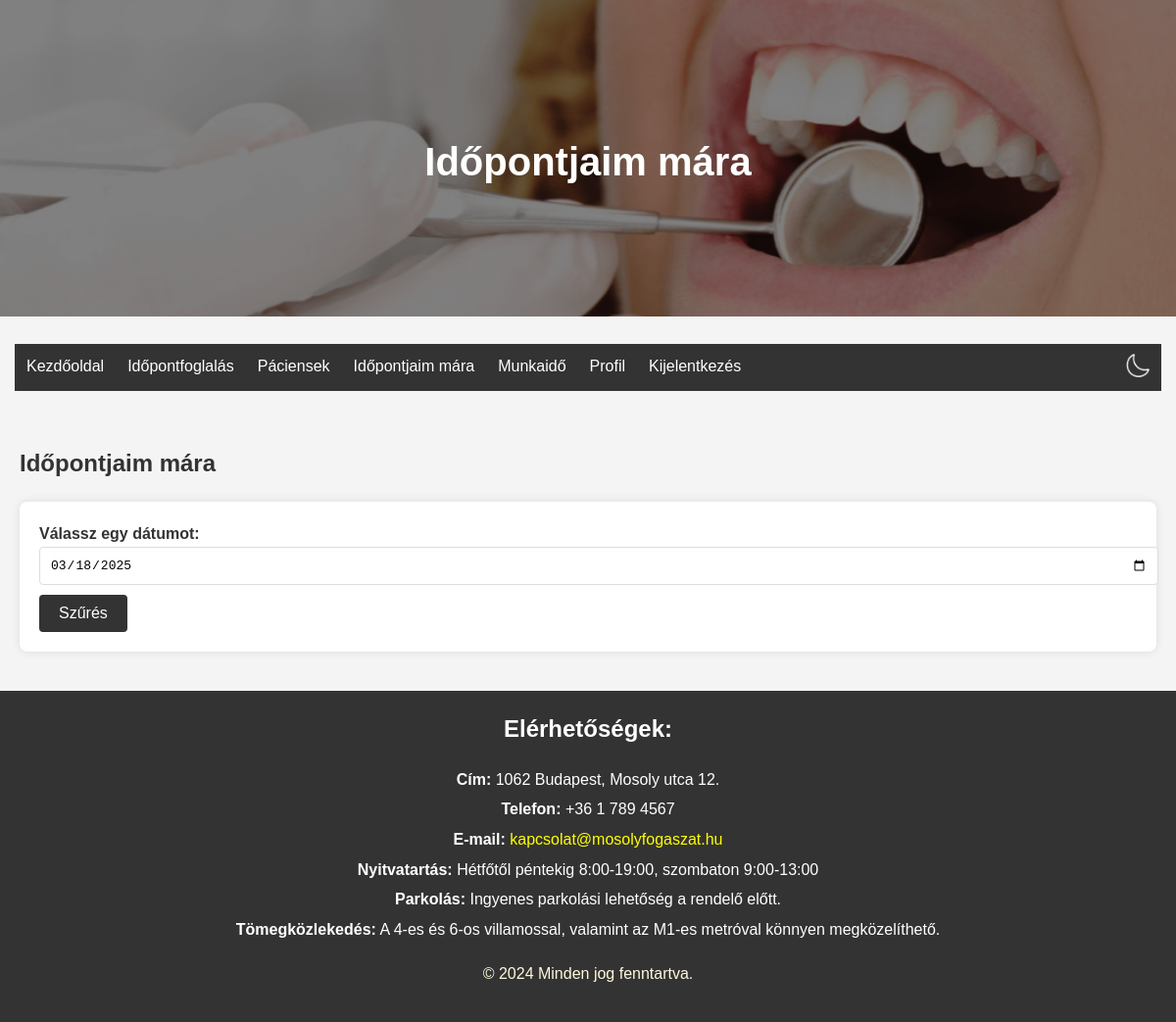
Before: /appointments_today/?date=2025-03-18 (signed in) with the older database file.
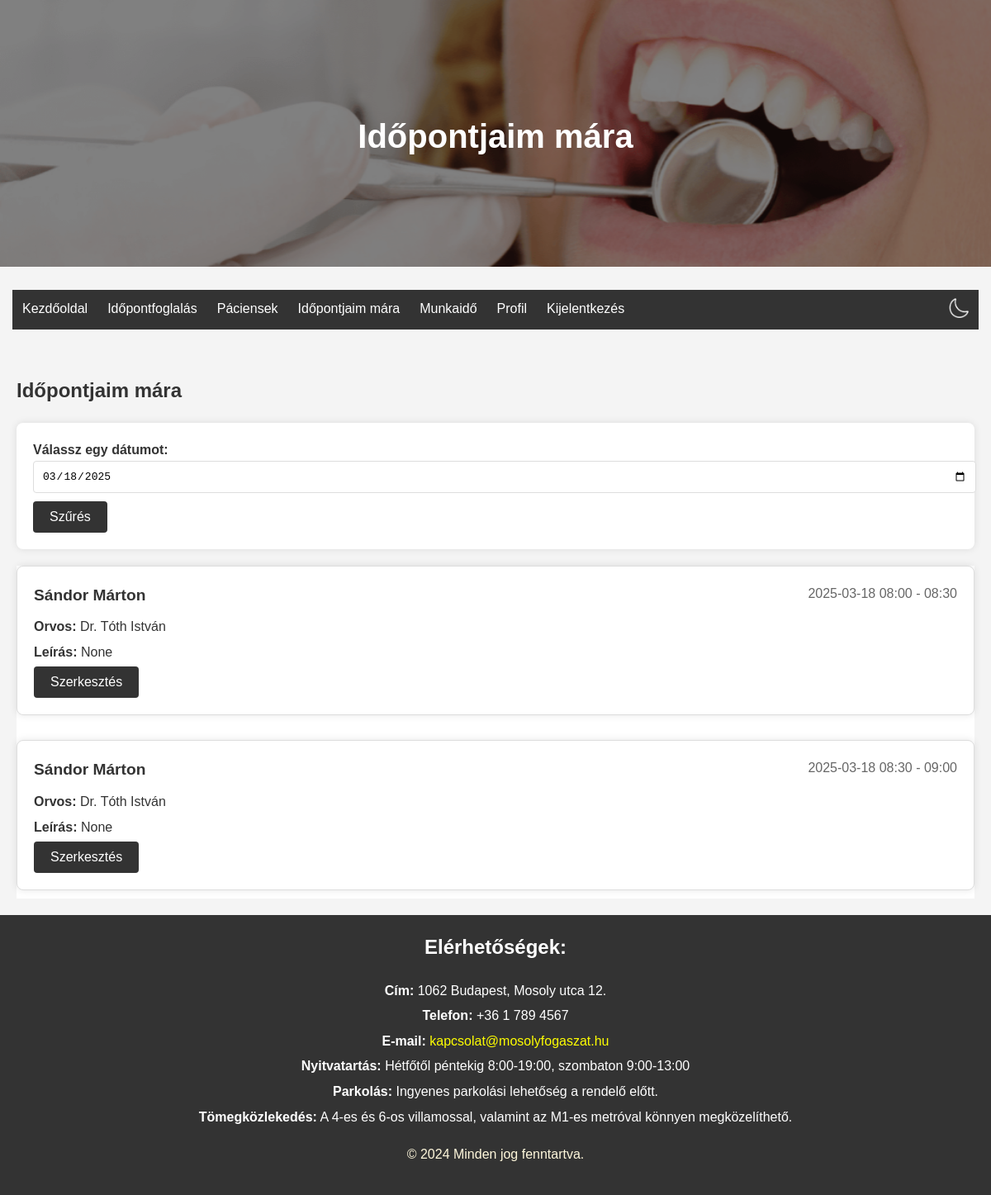
After: the same page with the newer database file.
### rendeloweboldal/models.py (models this page shows, shortened)
class Appointment(models.Model):
    id = models.UUIDField(primary_key=True, default=uuid4, editable=False)  # FHIR resource identifier
    patient = models.CharField(max_length=64, null=True, blank=True)  # Az időpontot foglaló páciens azonosítója
    practitioner = models.ForeignKey(Doctor, on_delete=models.CASCADE)  # Link to Practitioner resource
    treatment = models.ForeignKey(Treatment, on_delete=models.SET_NULL, null=True, blank=True)  # Link to Treatment
    start = models.DateTimeField()  # Kezdési időpont
    end = models.DateTimeField()  # Befejezési időpont
    status = models.CharField(max_length=64, null=True, blank=True)  # Időpont státusza (pl. foglalt, elérhető)
    custom_description = models.TextField(null=True, blank=True)  # Egyéb információk

class Patient(models.Model):
    id = models.CharField(max_length=64, primary_key=True)  # same as RendeloUser.id
    name = models.CharField(max_length=255)  # FHIR 'name' field
    gender = models.CharField(max_length=10, choices=[('male', 'Male'), ('female', 'Female')])
    birthDate = models.DateField(null=True, blank=True)  # FHIR 'birthDate' field
    telecom = models.CharField(max_length=255, null=True, blank=True)  # FHIR 'telecom' field for contact details

class Doctor(models.Model):
    id = models.CharField(max_length=64, primary_key=True)  # FHIR resource identifier
    name = models.CharField(max_length=255)
    photo = models.ImageField(upload_to='doctor_pictures/', null=True, blank=True)  # FHIR 'photo' field
    qualification = models.TextField(null=True, blank=True)  # FHIR 'qualification' field

### rendeloweboldal/views.py (the view)
# urls.py: path('appointments_today/', views.appointments_today_view, name='appointments_today'),
@login_required
def appointments_today_view(request):
    if not (request.user.is_staff and not request.user.is_superuser):
        return redirect('home')
    doctor = get_object_or_404(Doctor, id=request.user.id)
    selected_date = request.GET.get('date', timezone.now().strftime('%Y-%m-%d'))
    appointments = Appointment.objects.filter(practitioner=doctor, start__date=selected_date, patient__isnull=False).order_by('start')
    for appointment in appointments:
        patient = get_object_or_404(Patient, id=appointment.patient)
        appointment.patient_name = patient.name
    return render(request, 'appointments_today.html', {'appointments': appointments, 'selected_date': selected_date})

### rendeloweboldal/templates/appointments_today.html (shortened to what this page needs)
{% extends "base.html" %}
{% load static %}
{% block header_title %}Időpontjaim mára{% endblock %}
{% block content %}
<section class="appointments-today">
    <h2>Időpontjaim mára</h2>
    <form method="get" action="{% url 'appointments_today' %}">
        <label for="date">Válassz egy dátumot:</label>
        <input type="date" id="date" name="date" value="{{ selected_date }}">
        <button type="submit">Szűrés</button>
    </form>
    <div class="appointments">
        {% for appointment in appointments %}
        <div class="appointment">
            <div class="appointment-header">
                <span class="appointment-patient">{{ appointment.patient_name }}</span>
                <span class="appointment-time">{{ appointment.start|date:"Y-m-d H:i" }} - {{ appointment.end|date:"H:i" }}</span>
            </div>
            <p><strong>Orvos:</strong> {{ appointment.practitioner.name }}</p>
            <p><strong>Leírás:</strong> {{ appointment.custom_description }}</p>
            <button onclick="editAppointment('{{ appointment.id }}')">Szerkesztés</button>
        </div>
        {% endfor %}
    </div>
</section>
{% endblock %}

### rendeloweboldal/templates/base.html (shortened to what this page needs)
{% load static %}
<!DOCTYPE html>
<html lang="hu">
<head>
    <link rel="stylesheet" href="{% static 'css/style.css' %}">
    <link rel="stylesheet" id="color-scheme" href="{% static 'css/colors_light.css' %}">
</head>
<body>
    <header>
        <div class="header-container">
            <img src="{% static 'images/fooldal_kep.png' %}" alt="Főoldal fotó" class="header-image">
            <div class="overlay">
                <h1 class="header-title">{% block header_title %}Cím{% endblock %}</h1>
            </div>
        </div>
    </header>
    <nav>
        <ul class="navbar">
            <li><a href="{% url 'home' %}">Kezdőoldal</a></li>
            <li><a href="{% url 'book' %}">Időpontfoglalás</a></li>
            {% if user.is_authenticated and user.is_staff and not user.is_superuser %}
                <li><a href="{% url 'patients' %}">Páciensek</a></li>
                <li><a href="{% url 'appointments_today' %}">Időpontjaim mára</a></li>
                <li><a href="{% url 'working_hours' %}">Munkaidő</a></li>
            {% endif %}
            {% if user.is_authenticated %}
                <li><a href="{% url 'profile' %}">Profil</a></li>
                <li><a href="{% url 'logout' %}">Kijelentkezés</a></li>
            {% else %}
                <li><a href="{% url 'login' %}">Bejelentkezés</a></li>
            {% endif %}
            <li class="icon">
                <button onclick="toggleColorScheme()">
                    <img id="color-scheme-icon" src="{% static 'images/moon_icon.png' %}" alt="Sötét mód" style="width: 24px; height: 24px;">
                </button>
            </li>
        </ul>
    </nav>
    <main>
        {% block content %}{% endblock %}
    </main>
    <footer>
        <div class="contact-info">
            <h2>Elérhetőségek:</h2>
            <p><strong>Cím:</strong> 1062 Budapest, Mosoly utca 12.</p>
            <p><strong>Telefon:</strong> +36 1 789 4567</p>
            <p><strong>E-mail:</strong> <a href="mailto:kapcsolat@mosolyfogaszat.hu">kapcsolat@mosolyfogaszat.hu</a></p>
            <p><strong>Nyitvatartás:</strong> Hétfőtől péntekig 8:00-19:00, szombaton 9:00-13:00</p>
            <p><strong>Parkolás:</strong> Ingyenes parkolási lehetőség a rendelő előtt.</p>
            <p><strong>Tömegközlekedés:</strong> A 4-es és 6-os villamossal, valamint az M1-es metróval könnyen megközelíthető.</p>
        </div>
        <p class="copy">&copy; 2024 Minden jog fenntartva.</p>
    </footer>
</body>
</html>

### rendeloweboldal/static/Css/style.css (style rules this page uses)
body { font-family: Arial, sans-serif; line-height: 1.6; margin: 0; padding: 0; background-color: #f4f4f4; }
header { margin-bottom: 20px; }
.header-container { position: relative; text-align: center; color: white; height: auto; }
.header-image { width: 100%; height: auto; object-fit: cover; filter: brightness(50%); }
.overlay { position: absolute; top: 0; left: 0; width: 100%; height: 100%; display: flex; justify-content: center; align-items: center; }
.header-title { font-size: 2.5em; font-weight: bold; color: white; }
main { padding: 20px; }
form { background-color: white; padding: 20px; margin-bottom: 20px; border-radius: 8px; box-shadow: 0 0 10px rgba(0, 0, 0, 0.1); }
form label { font-weight: bold; }
form input, form select, form textarea { padding: 10px; border: 1px solid #ddd; border-radius: 4px; font-size: 1em; width: 100%; margin-bottom: 10px; }
form button { padding: 10px 20px; border: none; border-radius: 4px; background-color: #333; color: white; font-size: 1em; cursor: pointer; transition: background-color 0.3s; }
.navbar { display: flex; flex-wrap: wrap; list-style-type: none; margin: 0; padding: 0; background-color: #333; justify-content: flex-start; }
.navbar li { flex: 0 1 auto; }
.navbar li a { display: block; color: white; text-align: center; padding: 10px 12px; text-decoration: none; }
.navbar li:last-child { margin-left: auto; }
.navbar button { background: none; border: none; cursor: pointer; padding: 10px 12px; color: white; text-align: center; width: 100%; height: 100%; }
ul.navbar { list-style-type: none; margin: 15px; padding: 0; overflow: hidden; background-color: #333; }
ul.navbar li { float: left; }
ul.navbar li a { display: block; color: white; text-align: center; padding: 10px 12px; text-decoration: none; }
footer { background-color: #333; color: white; padding: 20px; text-align: center; }
.contact-info { margin-bottom: 20px; }
.contact-info h2 { margin-top: 0; }
.contact-info p { margin: 5px 0; }
.contact-info a { color: #ffcc00; text-decoration: none; }
.contact-info a[href^="mailto:"] { color: yellow; text-decoration: none; }
.copy { color: cornsilk; }
a[href^="mailto:"] { color: yellow; text-decoration: none; }
.appointment-time, .appointment-practitioner, .appointment-treatment { margin-bottom: 5px; }
button { padding: 10px 20px; border: none; border-radius: 4px; background-color: #333; color: white; font-size: 1em; cursor: pointer; transition: background-color 0.3s; }
.appointments { display: flex; flex-direction: column; gap: 20px; margin-top: 20px; }
.appointment { background-color: white; padding: 20px; border-radius: 8px; box-shadow: 0 0 10px rgba(0, 0, 0, 0.1); transition: transform 0.3s, box-shadow 0.3s; }
.appointment-header { display: flex; justify-content: space-between; align-items: center; margin-bottom: 10px; }
.appointment-time { font-size: 1em; color: #666; }
.appointment-patient { font-weight: bold; font-size: 1.2em; }
.appointment { border: 1px solid #ddd; padding: 10px; margin-bottom: 10px; border-radius: 4px; background-color: #f9f9f9; }
.appointment p { margin: 5px 0; }
.navbar li.icon { display: flex; align-items: center; justify-content: center; height: 100%; }

### rendeloweboldal/static/Css/colors_light.css (style rules this page uses)
body, header { background-color: #f4f4f4; color: #333; }
.navbar, footer { background-color: #333; color: white; }
.header-title, .navbar a, footer { color: white; }
form, .intro, .pricing, .appointments, .appointment, .patient-detail, .working-hours-form, .info-message, .profile, .admin { background-color: white; color: #333; }
.button, .button-like, button, .add-button, .edit-button, .delete-button, .cancel-button, .dialog-box button { background-color: #333; color: white; }
.contact-info a { color: #ffcc00; }
.contact-info a[href^="mailto:"] { color: yellow; }
.copy { color: cornsilk; }
a[href^="mailto:"] { color: yellow; }

Changed rows visible on the page:
added Appointment: patient_name "Sándor Márton", start "2025-03-18 08:00", end "08:30", practitioner.name "Dr. Tóth István", custom_description "None"
added Appointment: patient_name "Sándor Márton", start "2025-03-18 08:30", end "09:00", practitioner.name "Dr. Tóth István", custom_description "None"
